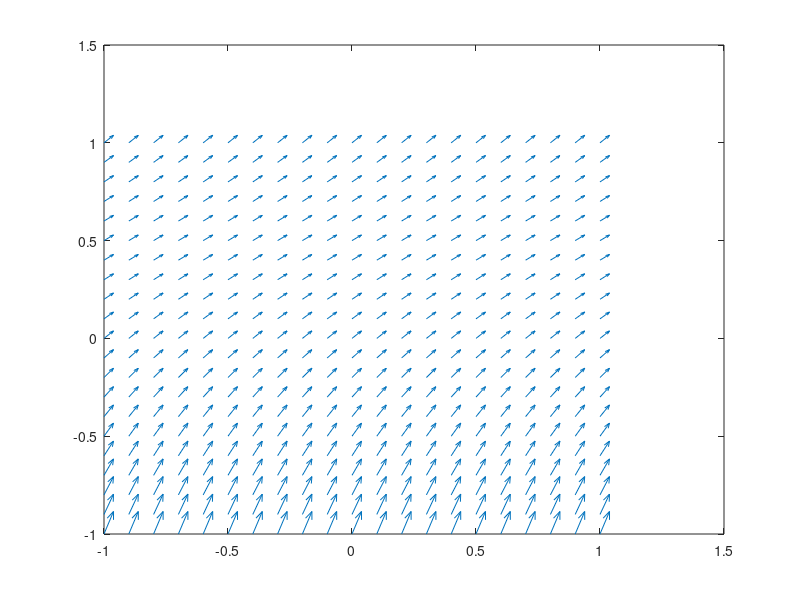

Write MATLAB code to recreate this figure.
 f=@(x, y) 1-y+y.^2
 ta=-1;th=0.1;tb=1;
 ya=ta;yh=th;yb=tb;
 [T,Y]=meshgrid((ta:th:tb), (ya:yh:yb));
 dT=ones(size(T));
 dY=f(T,Y);
 quiver(T, Y, dT, dY )